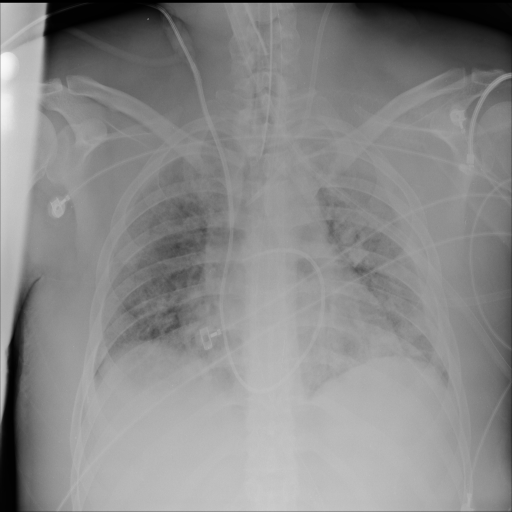
#> input picture week2/image1.jpg, 1024 x 1024 px (shown at 1/2 size)
$ jupyter execute 'week2 assignment_notebook.ipynb'
#> lines starting #> are read from the running program, lines starting #| are printed output that depends on the picture
# Week 2
Assignment: Image Processing and Medical Imaging Dataset Exploration

## Task 1: Image Processing in Python

[cell 1]
import cv2
import numpy as np
import matplotlib.pyplot as plt

img1 = cv2.imread('image1.jpg')
#> img1 is the input picture: shape (1024, 1024, 3); min 0, max 255, mean 137.5
img2 = cv2.imread('image2.jpg')
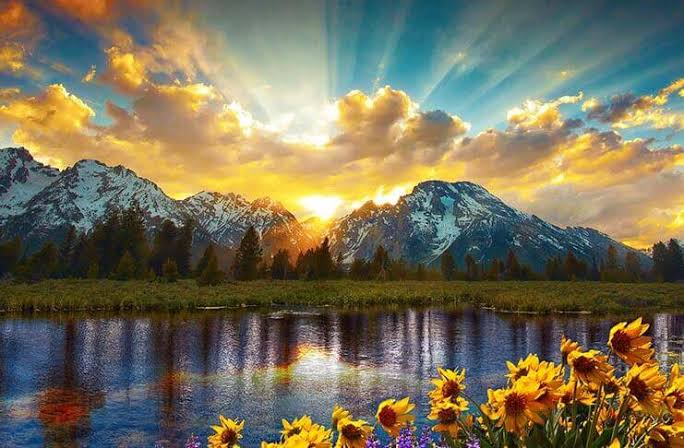
#> input picture week2/image2.jpg, 684 x 448 px
#> img2 is the input picture: shape (448, 684, 3); mean B, G, R 89.8, 113.1, 119.9

images = [img1, img2]
titles = ['Image 1', 'Image 2']

[cell 2]
for img, title in zip(images, titles):
    gray = cv2.cvtColor(img, cv2.COLOR_BGR2GRAY)

    plt.figure(figsize=(5,5))
    plt.imshow(gray, cmap='gray')
    plt.title(f'{title} - Grayscale')
    plt.axis('off')
    plt.show()

    plt.figure(figsize=(5,3))
    plt.hist(gray.ravel(), bins=256)
    plt.title(f'{title} - Histogram')
    plt.show()

    resized = cv2.resize(img, (300,300))
    plt.figure(figsize=(5,5))
    plt.imshow(cv2.cvtColor(resized, cv2.COLOR_BGR2RGB))
    plt.title(f'{title} - Resized')
    plt.axis('off')
    plt.show()

    edges = cv2.Canny(gray,100,200)
    plt.figure(figsize=(5,5))
    plt.imshow(edges, cmap='gray')
    plt.title(f'{title} - Edge Detection')
    plt.axis('off')
    plt.show()

    noise = np.random.normal(0,25,gray.shape)
    noisy = np.clip(gray + noise,0,255).astype(np.uint8)

    plt.figure(figsize=(5,5))
    plt.imshow(noisy,cmap='gray')
    plt.title(f'{title} - Noisy')
    plt.axis('off')
    plt.show()

    denoised = cv2.GaussianBlur(noisy,(5,5),0)

    plt.figure(figsize=(5,5))
    plt.imshow(denoised,cmap='gray')
    plt.title(f'{title} - Gaussian Filter')
    plt.axis('off')
    plt.show()
#> this loop made 2 passes
#> title on passes 1 to 2: 'Image 1', 'Image 2'
#> pass 1, `plt.show()`:
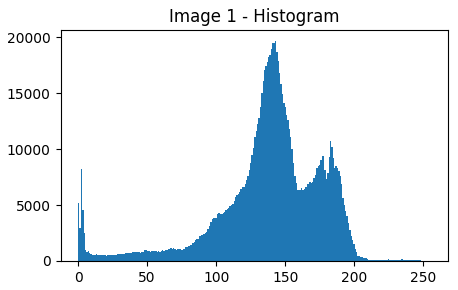
#> figure drawn by matplotlib, 1 panel; tallest bar 19662 high, from x = 142.4 to 143.4
#> pass 1, `resized = cv2.resize(img, (300,300))`:
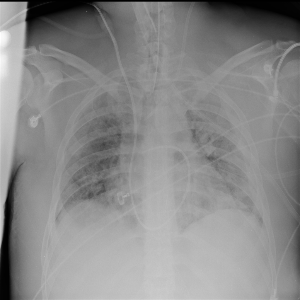
#> resized: shape (300, 300, 3); min 0, max 254, mean 137.6
#> pass 1, `edges = cv2.Canny(gray,100,200)`:
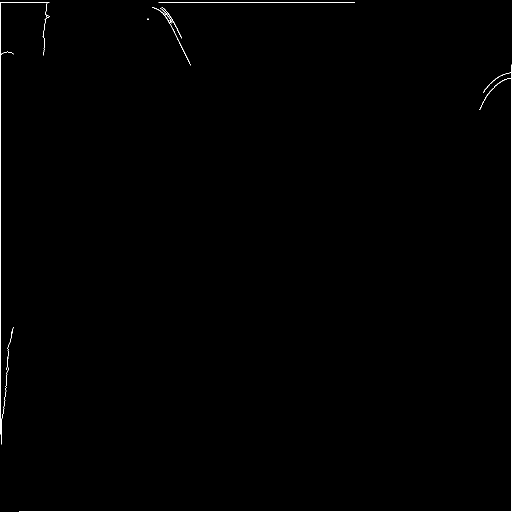
#> edges: shape (1024, 1024) (shown at 1/2 size); 0.4% white in thin lines or dots
#> pass 1, `plt.show()`:
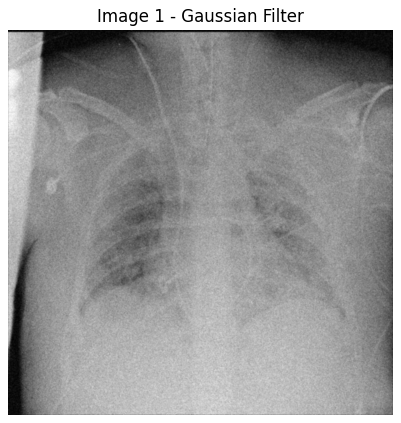
#> figure drawn by matplotlib, 1 panel
#> pass 2, `plt.show()`:
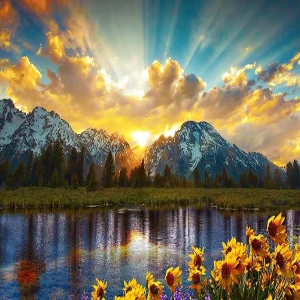
#> shown: shape (300, 300, 3); mean R, G, B 119.7, 112.9, 89.7
#> pass 2, `plt.show()`:
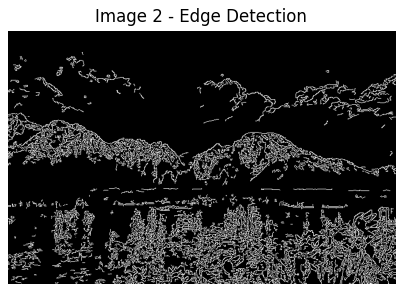
#> figure drawn by matplotlib, 1 panel
#> pass 2, `plt.show()`:
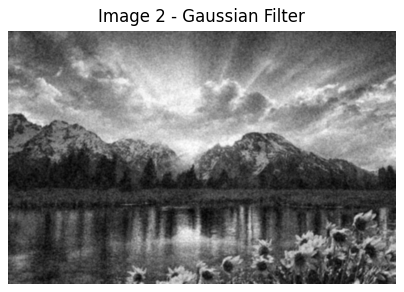
#> figure drawn by matplotlib, 1 panel
#> after the loop:
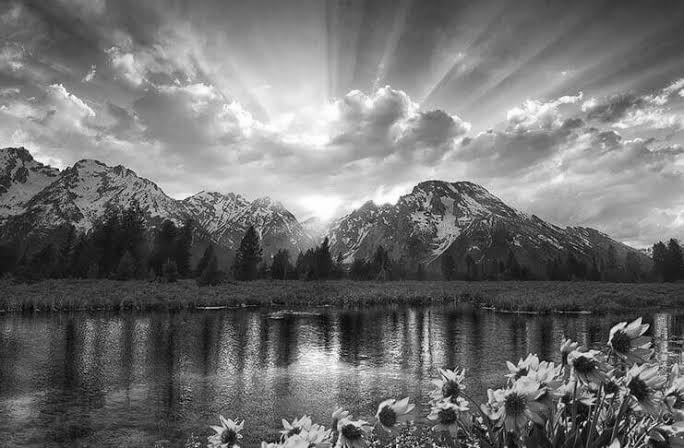
#> gray: shape (448, 684); min 1, max 255, mean 112.4
#> after the loop:
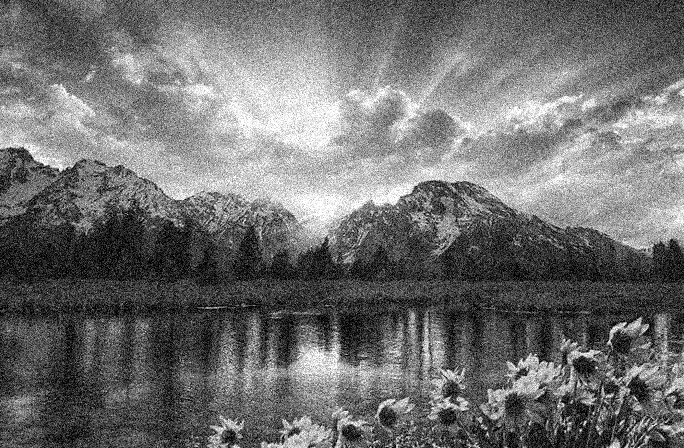
#> noisy: shape (448, 684); min 0, max 255, mean 112
